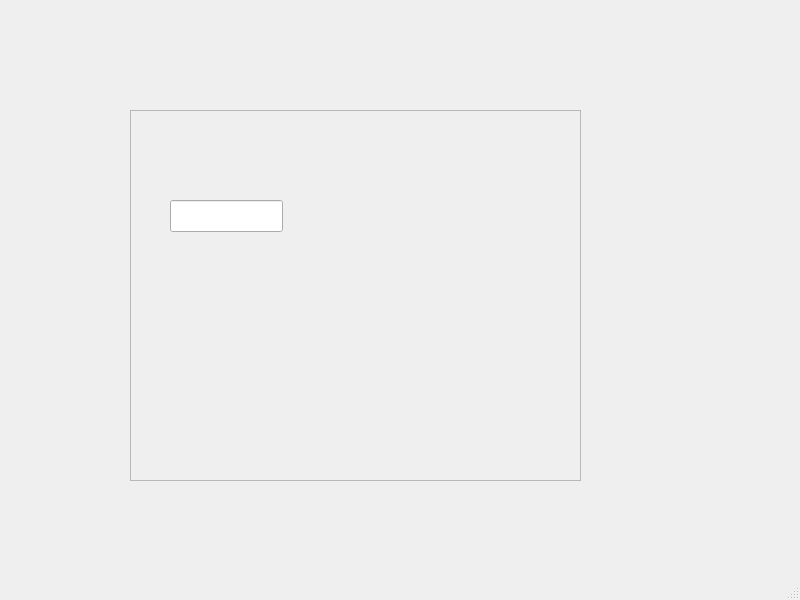
<?xml version="1.0" encoding="UTF-8"?>
<ui version="4.0">
 <class>MainWindow</class>
 <widget class="QMainWindow" name="MainWindow">
  <property name="geometry">
   <rect>
    <x>0</x>
    <y>0</y>
    <width>800</width>
    <height>600</height>
   </rect>
  </property>
  <property name="windowTitle">
   <string>MainWindow</string>
  </property>
  <widget class="QWidget" name="centralwidget">
   <widget class="QFrame" name="frm_editor">
    <property name="geometry">
     <rect>
      <x>130</x>
      <y>110</y>
      <width>451</width>
      <height>371</height>
     </rect>
    </property>
    <property name="frameShape">
     <enum>QFrame::StyledPanel</enum>
    </property>
    <property name="frameShadow">
     <enum>QFrame::Raised</enum>
    </property>
    <widget class="QWidget" name="wdt_handle_bar" native="true">
     <property name="geometry">
      <rect>
       <x>40</x>
       <y>30</y>
       <width>144</width>
       <height>53</height>
      </rect>
     </property>
     <layout class="QHBoxLayout" name="horizontalLayout">
      <item>
       <widget class="QPushButton" name="btn_pauseplay">
        <property name="text">
         <string/>
        </property>
        <property name="icon">
         <iconset resource="icons.qrc">
          <normaloff>:/basic_editor_handles/assets/pauseplay.svg</normaloff>:/basic_editor_handles/assets/pauseplay.svg</iconset>
        </property>
        <property name="iconSize">
         <size>
          <width>25</width>
          <height>25</height>
         </size>
        </property>
        <property name="flat">
         <bool>true</bool>
        </property>
       </widget>
      </item>
      <item>
       <widget class="QPushButton" name="btn_stop">
        <property name="text">
         <string/>
        </property>
        <property name="icon">
         <iconset resource="icons.qrc">
          <normaloff>:/basic_editor_handles/assets/stop.svg</normaloff>:/basic_editor_handles/assets/stop.svg</iconset>
        </property>
        <property name="iconSize">
         <size>
          <width>25</width>
          <height>25</height>
         </size>
        </property>
        <property name="flat">
         <bool>true</bool>
        </property>
       </widget>
      </item>
      <item>
       <widget class="QPushButton" name="btn_record">
        <property name="text">
         <string/>
        </property>
        <property name="icon">
         <iconset resource="icons.qrc">
          <normaloff>:/basic_editor_handles/assets/record.svg</normaloff>:/basic_editor_handles/assets/record.svg</iconset>
        </property>
        <property name="iconSize">
         <size>
          <width>25</width>
          <height>25</height>
         </size>
        </property>
        <property name="flat">
         <bool>true</bool>
        </property>
       </widget>
      </item>
     </layout>
    </widget>
    <widget class="QLineEdit" name="lineEdit">
     <property name="geometry">
      <rect>
       <x>40</x>
       <y>90</y>
       <width>113</width>
       <height>32</height>
      </rect>
     </property>
     <property name="readOnly">
      <bool>true</bool>
     </property>
    </widget>
   </widget>
  </widget>
  <widget class="QStatusBar" name="statusbar"/>
 </widget>
 <resources>
  <include location="icons.qrc"/>
 </resources>
 <connections>
  <connection>
   <sender>btn_pauseplay</sender>
   <signal>released()</signal>
   <receiver>MainWindow</receiver>
   <slot>slot1()</slot>
   <hints>
    <hint type="sourcelabel">
     <x>185</x>
     <y>168</y>
    </hint>
    <hint type="destinationlabel">
     <x>164</x>
     <y>65</y>
    </hint>
   </hints>
  </connection>
  <connection>
   <sender>btn_stop</sender>
   <signal>released()</signal>
   <receiver>MainWindow</receiver>
   <slot>slot1()</slot>
   <hints>
    <hint type="sourcelabel">
     <x>240</x>
     <y>155</y>
    </hint>
    <hint type="destinationlabel">
     <x>233</x>
     <y>61</y>
    </hint>
   </hints>
  </connection>
  <connection>
   <sender>btn_record</sender>
   <signal>released()</signal>
   <receiver>MainWindow</receiver>
   <slot>slot1()</slot>
   <hints>
    <hint type="sourcelabel">
     <x>286</x>
     <y>162</y>
    </hint>
    <hint type="destinationlabel">
     <x>284</x>
     <y>66</y>
    </hint>
   </hints>
  </connection>
 </connections>
 <slots>
  <slot>dbg()</slot>
 </slots>
</ui>
